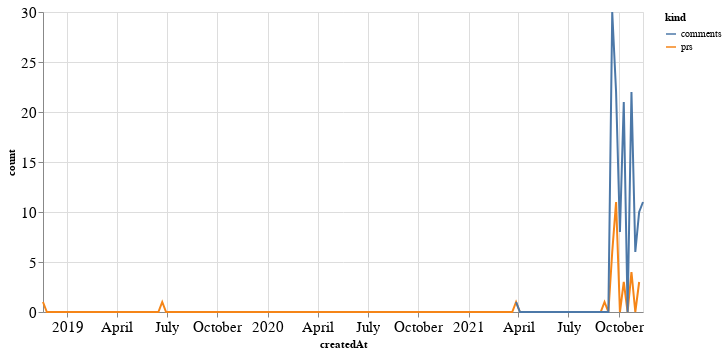

Source (notebook cell):
### Code cell
alt.Chart(total_time, width=600).mark_line().encode(
    x='createdAt',
    y='count',
    color='kind'
)

### Figure 1 — Vega-Lite specification as saved in the notebook (floating-point values rounded to 4 significant figures; data arrays with more than 128 entries replaced by an {"elided": "..."} marker saying what was removed)
{"config": {"axisLeft": {"labelFontSize": 15}, "axisBottom": {"labelFontSize": 15}}, "data": {"name": "data-110985ca4d5a08ff1b702ba7cd840945"}, "mark": "line", "encoding": {"color": {"type": "nominal", "field": "kind"}, "x": {"type": "temporal", "field": "createdAt"}, "y": {"type": "quantitative", "field": "count"}}, "width": 600, "$schema": "https://vega.github.io/schema/vega-lite/v4.8.1.json", "datasets": {"data-110985ca4d5a08ff1b702ba7cd840945": {"elided": "314 records"}}}
